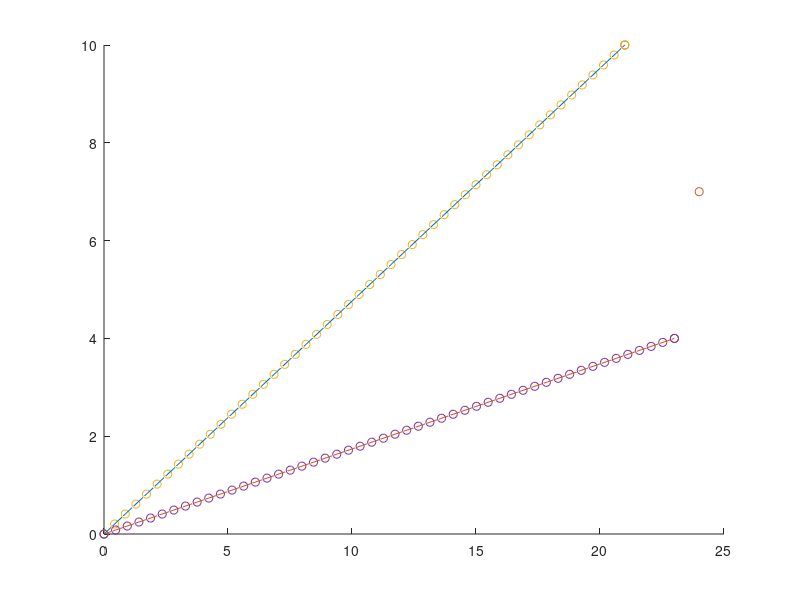

The MATLAB script that drew this image: (Note: this script raises an error after producing the figure.)

function Multi_targets

% Parameters
%%%%%%%%%%%%%%%%%%%%%%%%%%%%%%%%%%%%%%%%%%%%%%%%%%%%%%%%%%%%%%%%%%%%%%%%%%%
param.dt = 1E-2;        %Time step length
param.nbData = 50;      %Number of datapoints
param.nbIter = 5000;    %Number of iterations for iLQR
param.nbPoints = 1;     %Number of viapoints
param.nbVarX = 3;       %State space dimension (x1,x2,x3)
param.nbVarU = 2;       %Control space dimension (dx1,dx2,dx3)
param.nbVarF = 2;       %Objective function dimension (f1,f2,f3, with f3 as orientation)
param.fill = "lqr";
param.r = 100;           %Control weight term
param.nbObj = 3;

%defining the two objectives
%param.Obj3d = [[20.; -1.;0], [20.; 1.;0], [20;0;-1]];
%param.Obj3d = [[22.; -4.], [5.; 5.]];
%param.Obj3d = [[15.; 6.], [-2.; 3.]];
param.Obj3d = [[24; 7;5], [21; 10; 7], [23; 4;10]];

% Initial robot pose
x0_3d = [0;0;0];


% generate the trajectory to be avoided
param.traj3d = zeros(param.nbVarX, param.nbData, param.nbObj-1);

for i = 2:param.nbObj
    param.traj3d(1,:,i-1) = linspace(0,param.Obj3d(1,i),param.nbData);
    param.traj3d(2,:,i-1) = linspace(0,param.Obj3d(2,i),param.nbData);
    param.traj3d(3,:,i-1) = linspace(0,param.Obj3d(3,i),param.nbData);
end

% plotting the initial situation
figure
hold on
scatter3(x0_3d(1),x0_3d(2),x0_3d(3));
scatter3(param.Obj3d(1,:),param.Obj3d(2,:), param.Obj3d(3,:));

for j = 2:param.nbObj
    scatter3(param.traj3d(1,:,j-1), param.traj3d(2,:,j-1), param.traj3d(3,:,j-1));
    plot3([x0_3d(1) param.Obj3d(1,j)],[x0_3d(2) param.Obj3d(2,j)],[x0_3d(3) param.Obj3d(3,j)]);
end
size_rec = 0.5;

draw_cube(param.Obj3d(:,1), size_rec, 'green');

for i = 2:param.nbObj
    
   draw_cube(param.Obj3d(:,i), size_rec, 'red'); 
    
end

xlabel('x');
ylabel('y');
zlabel('z');
xlim([-2,30]);
ylim([-2,30]);
zlim([-2,30]);
grid on;
view(3);
hold off

% defining the point of view of the observer
pov = [0; 0; 30];
ThetaX = -pi/2;
ThetaY = 0;
ThetaZ = 0;

param.Obj = Point_Projection(param.Obj3d,ThetaX, ThetaY, ThetaZ, pov);
param.traj = zeros(param.nbVarX-1, param.nbData, param.nbObj);
for i = 1:param.nbObj-1
    param.traj(:,:,i) = Point_Projection(param.traj3d(:,:,i),ThetaX, ThetaY, ThetaZ, pov);
end
% computing the covariance matrix of the various goals
X_obj = param.Obj - mean(param.Obj, 2);

Cov = X_obj*X_obj'/(param.nbObj-1);
epsilon = 1E-4 * diag(ones(2));
Cov = Cov + epsilon; % ensure not to have a singular matrixx

% Compute the eigenvectos of the covariance matrix
[eig_vec, D] = eig(Cov);
eig_max = max(D, [], 'all');

% tuning the weights as a function of the eigenvalues
% start by sorting the eigenvalues and rearanging eigenvectors
[~,I] = sort(diag(D),'descend');
eig_vec = eig_vec(:,I);
D = diag([10,5])/eig_max;

scaling_fact = 10000;

param.w2 = linspace(120000, 80000, param.nbData);

q = zeros(1,param.nbData);
q(:) = scaling_fact;
param.Q2 = kron(diag(q), eig_vec*D*eig_vec');

% Q1 brings end effector to right goal
param.Qf = 10*param.w2(1)*param.nbData;
Mat1 = eye(param.nbData);
Mat1(param.nbData, param.nbData) = param.Qf; %terminal weight
param.Q1 = kron(Mat1, eig_vec*eye(param.nbVarX-1)*eig_vec'*100);


% Defining the control matrix
R = speye((param.nbData-1)*param.nbVarU)*param.r;


% Iterative LQR (iLQR)
%%%%%%%%%%%%%%%%%%%%%%%%%%%%%%%%%%%%%%%%%%%%%%%%%%%%%%%%%%%%%%%%%%%%%%%%%%%
u = zeros(param.nbVarU*(param.nbData-1), 1); %Initial commands

% projecting it on viewspace
x0 = Point_Projection(x0_3d, ThetaX, ThetaY, ThetaZ, pov);

% Transfer matrices (for linear system as single integrator)
Su0 = [zeros(param.nbVarX-1, (param.nbVarX-1)*(param.nbData-1)); tril(kron(ones(param.nbData-1), eye(param.nbVarX-1)*param.dt))];
Sx0 = kron(ones(param.nbData,1), eye(param.nbVarX-1));

for n=1:param.nbIter	
	x = reshape(Su0 * u + Sx0 * x0, param.nbVarX-1, param.nbData); %System evolution  
    
    % computing the Jacobians and Hessian of the cost function
    Jx = Gradient_x(x, param);
    Ju = 2*R*u;
    
    Hxx = Hess_x(x, param);
    Huu = 2*R;
    
    % calculating the update step
    du = (Su0'*Hxx*Su0 + Huu)^(-1)*(-Su0'*Jx-Ju);
    
	% Estimate step size with backtracking line search method
	
	alpha = 1;
	cost0 = cost_fct(x, u, param, R);
    
	while 1
		utmp = u + du * alpha;
		xtmp = reshape(Su0 * utmp + Sx0 * x0, param.nbVarX-1, param.nbData); %System evolution
        
        cost = cost_fct(xtmp, utmp, param, R);
        
        if cost < cost0 || alpha < 1E-3
			break;
        end
        
		alpha = alpha * 0.5;
    end
    
	u = u + du * alpha;
    
    clc;
    display(n);
	
	if norm(du * alpha) < 1E-3
		break; %Stop iLQR when solution is reached
    end
    
end
disp(['iLQR converged in ' num2str(n) ' iterations.']);


%% Plot state space
%%%%%%%%%%%%%%%%%%%%%%%%%%%%%%%%%%%%%%%%%%%%%%%%%%%%%%%%%%%%%%%%%%%%%%%%%%%
if abs(x(1,param.nbData) - param.Obj(1,1)) < 1E-5
    if abs(x(2, param.nbData) -param.Obj(2,1)) < 1E-5
        
            display("reached goal point");
     
    end
end


x3d = Point_projection_inverse(x, ThetaX, ThetaY, ThetaZ, pov, param, x0_3d);
    
figure('position',[10,10,600,600], 'color', [1 1 1]);
hold on;
axis off;

size_rec = 0.5;
rec1_x = [param.Obj(1,1)-size_rec, param.Obj(1,1)-size_rec,  param.Obj(1,1)+size_rec, param.Obj(1,1)+size_rec];
rec1_y = [param.Obj(2,1)-size_rec, param.Obj(2,1)+size_rec, param.Obj(2,1)+size_rec, param.Obj(2,1)-size_rec];

patch(rec1_x, rec1_y, [0.4660 0.6740 0.1880]);
for j = 2:param.nbObj
    rec2_x = [param.Obj(1,j)-size_rec, param.Obj(1,j)-size_rec, param.Obj(1,j)+size_rec, param.Obj(1,j)+size_rec];
    rec2_y = [param.Obj(2,j)-size_rec, param.Obj(2,j)+size_rec, param.Obj(2,j)+size_rec, param.Obj(2,j)-size_rec];
    patch(rec2_x, rec2_y, [0.8500 0.3250 0.0980]);
end
plot(x(1,:),x(2,:), "LineWidth", 1.5, "Marker", 'o')

% plotting fastest path
plot([x0(1) param.Obj(1,2)], [x0(2) param.Obj(2,2)], 'color', [0.4940 0.1840 0.5560], "LineWidth", 0.8, "LineStyle", '--');
plot([x0(1) param.Obj(1,1)], [x0(2) param.Obj(2,1)], 'color', [0.4940 0.1840 0.5560], "LineWidth", 0.8, "LineStyle", '--');

% grid on
legend('Location', 'best')
legend("desired target", "undesired target", "legible trajectory", "optimal trajectory");
xlim([-1,22])
ylim([-12.5,12.5])

hold off;

figure
hold on
grid on

plot3(x3d(1,:),x3d(2,:),x3d(3,:));
scatter3(x0_3d(1), x0_3d(2), x0_3d(3));
scatter3(param.Obj3d(1,:), param.Obj3d(2,:), param.Obj3d(3,:));

%plotting the objectives
draw_cube(param.Obj3d(:,1), size_rec, 'green');

for i = 2:param.nbObj
    
   draw_cube(param.Obj3d(:,i), size_rec, 'red'); 
    
end


xlim([-2,30]);
ylim([-2,30]);
zlim([-2,30]);
xlabel('x');
ylabel('y');
zlabel('z');

view(3);
hold off;

end



function Jx = Gradient_x(X, param)
    %{ 
    Computes the gradient of the cost function with respect to the x
    X: (NxM) datapoints
    Jx: (NMx1) vector containing the gradient of each step

    %}
    
    X1 = reshape(X-param.Obj(:,1), (param.nbVarX-1)*param.nbData,1);
    Q2 = param.Q2;
    Jx = 2*param.Q1*X1;
    for i = 2:param.nbData
        
        for j = 1:param.nbObj-1
            X2 = reshape(X-param.traj(:,i,j), (param.nbVarX-1)*param.nbData,1);

            Jx = Jx - param.w2(i)*2*param.Q2*X2/((X2'*Q2*X2));
        end
    end
 

end


function Hxx = Hess_x(X, param)
    %{
    Returns the Hessian of the cost function around each one of the
    datapoints
    X (NxM) input data
    Hxx (N*NbrDataPoints) square matrix
    %}
    
    Q1 = param.Q1;
    Q2 = param.Q2;
    Hxx = 2*Q1;
    for i = 2:param.nbData
        
        for j = 1:param.nbObj-1
            X2 = reshape(X-param.traj(:,i,j), (param.nbVarX-1)*param.nbData,1);
            Hxx = Hxx-param.w2(i)*((2*Q2/((X2'*Q2*X2)) - 4*Q2*X2*(Q2*X2)'/((X2'*Q2*X2)^2)));
        end
    end
     
    
end

function cost = cost_fct(X, U, param, R)
    %{
    X (NxM)

    %}
    X1 = reshape(X-param.Obj(:,1), (param.nbVarX-1)*param.nbData,1);
    Q1 = param.Q1;
    Q2 = param.Q2;
    cost = X1'*Q1*X1 + U'*R*U;
    
    for i = 2:param.nbData-1
       
        for j = 1:param.nbObj-1
            X2 = reshape(X-param.traj(:,i,j), (param.nbVarX-1)*param.nbData,1);
            cost = cost -param.w2(i)*log((X2'*Q2*X2));
        end
    end
end

function cost = cost_plot(X, param)
    
    Q1 = param.Q1(1:2,1:2);
    Q2 = param.Q2(1:2,1:2);
    [~,M] = size(X);
    cost = zeros(1,M);
    
    for k = 1:M
       X1 = X(:,k) - param.Obj(:,1);
       cost(:,k) =  X1'*Q1*X1;

       for i = 1:50
           for j = 1:param.nbObj-1
               X2 = X(:,k) - param.traj(:,i,j);
               cost(:,k) = cost(:,k)-param.w2(i)*log(X2'*Q2*X2);
           end
       end
           
    end

end
